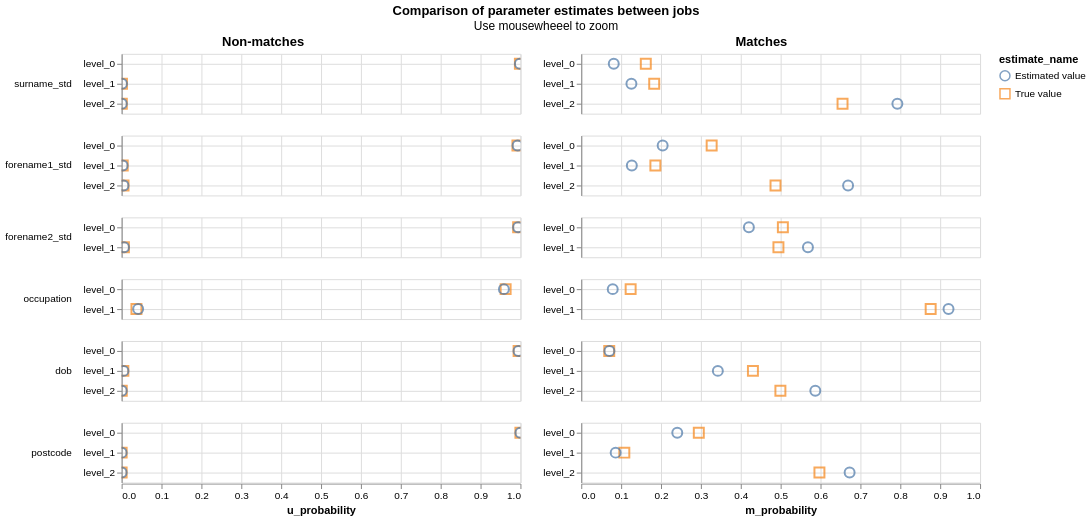

Here is the Vega-Lite specification saved for this chart:
### Vega-Lite specification from a JSON file in a GitHub repository (floating-point values rounded to 4 significant figures)
{"config": {"view": {"continuousWidth": 400, "continuousHeight": 300}, "title": {"anchor": "middle"}}, "hconcat": [{"mark": {"type": "point", "filled": false, "opacity": 0.7, "size": 100}, "encoding": {"color": {"type": "nominal", "field": "estimate_name"}, "row": {"type": "nominal", "field": "column_name", "header": {"labelAlign": "left", "labelAnchor": "middle", "labelAngle": 0}, "sort": {"field": "gamma_index"}, "title": null}, "shape": {"type": "nominal", "field": "estimate_name", "scale": {"range": ["circle", "square", "triangle", "diamond"]}}, "tooltip": [{"type": "nominal", "field": "column_name"}, {"type": "nominal", "field": "estimate_name"}, {"type": "quantitative", "field": "m_probability"}, {"type": "quantitative", "field": "u_probability"}], "x": {"type": "quantitative", "field": "u_probability", "scale": {"domain": [0, 1]}}, "y": {"type": "nominal", "axis": {"grid": true, "title": null}, "field": "level_name"}}, "resolve": {"scale": {"y": "independent"}}, "selection": {"selector076": {"type": "interval", "bind": "scales", "encodings": ["x", "y"]}}, "title": "Non-matches", "transform": [{"filter": "(datum.gamma_index !== 1000000)"}]}, {"mark": {"type": "point", "filled": false, "opacity": 0.7, "size": 100}, "encoding": {"color": {"type": "nominal", "field": "estimate_name"}, "row": {"type": "nominal", "field": "column_name", "header": {"labels": false}, "sort": {"field": "gamma_index"}, "title": null}, "shape": {"type": "nominal", "field": "estimate_name", "scale": {"range": ["circle", "square", "triangle", "diamond", "cross"]}}, "tooltip": [{"type": "nominal", "field": "column_name"}, {"type": "nominal", "field": "estimate_name"}, {"type": "quantitative", "field": "m_probability"}, {"type": "quantitative", "field": "u_probability"}], "x": {"type": "quantitative", "field": "m_probability", "scale": {"domain": [0, 1]}}, "y": {"type": "nominal", "axis": {"grid": true, "title": null}, "field": "level_name"}}, "resolve": {"scale": {"y": "independent"}}, "selection": {"selector076": {"type": "interval", "bind": "scales", "encodings": ["x", "y"]}}, "title": "Matches", "transform": [{"filter": "(datum.gamma_index !== 1000001)"}]}], "data": {"name": "data-ba1a6a87f933966b61db6e8365350111"}, "title": {"text": "Comparison of parameter estimates between jobs", "subtitle": "Use mousewheeel to zoom"}, "$schema": "https://vega.github.io/schema/vega-lite/v4.8.1.json", "datasets": {"data-ba1a6a87f933966b61db6e8365350111": [{"m_probability": 0.1619, "u_probability": 0.9987, "bayes_factor": 0.1621, "log2_bayes_factor": -2.625, "gamma_column_name": "gamma_surname_std", "level_name": "level_0", "gamma_index": 0, "column_name": "surname_std", "max_gamma_index": 2, "num_levels": 3, "level_proportion": null, "estimate_name": "True value"}, {"m_probability": 0.1829, "u_probability": 0.0008623, "bayes_factor": 212.2, "log2_bayes_factor": 7.729, "gamma_column_name": "gamma_surname_std", "level_name": "level_1", "gamma_index": 1, "column_name": "surname_std", "max_gamma_index": 2, "num_levels": 3, "level_proportion": null, "estimate_name": "True value"}, {"m_probability": 0.6552, "u_probability": 0.0004769, "bayes_factor": 1374.0, "log2_bayes_factor": 10.42, "gamma_column_name": "gamma_surname_std", "level_name": "level_2", "gamma_index": 2, "column_name": "surname_std", "max_gamma_index": 2, "num_levels": 3, "level_proportion": null, "estimate_name": "True value"}, {"m_probability": 0.08152, "u_probability": 0.9986, "bayes_factor": 0.08163, "log2_bayes_factor": -3.615, "gamma_column_name": "gamma_surname_std", "level_name": "level_0", "gamma_index": 0, "column_name": "surname_std", "max_gamma_index": 2, "num_levels": 3, "level_proportion": null, "estimate_name": "Estimated value"}, {"m_probability": 0.1258, "u_probability": 0.0008935, "bayes_factor": 140.8, "log2_bayes_factor": 7.137, "gamma_column_name": "gamma_surname_std", "level_name": "level_1", "gamma_index": 1, "column_name": "surname_std", "max_gamma_index": 2, "num_levels": 3, "level_proportion": null, "estimate_name": "Estimated value"}, {"m_probability": 0.7927, "u_probability": 0.0004711, "bayes_factor": 1683.0, "log2_bayes_factor": 10.72, "gamma_column_name": "gamma_surname_std", "level_name": "level_2", "gamma_index": 2, "column_name": "surname_std", "max_gamma_index": 2, "num_levels": 3, "level_proportion": null, "estimate_name": "Estimated value"}, {"m_probability": 0.327, "u_probability": 0.9925, "bayes_factor": 0.3295, "log2_bayes_factor": -1.602, "gamma_column_name": "gamma_forename1_std", "level_name": "level_0", "gamma_index": 0, "column_name": "forename1_std", "max_gamma_index": 2, "num_levels": 3, "level_proportion": null, "estimate_name": "True value"}, {"m_probability": 0.1859, "u_probability": 0.002784, "bayes_factor": 66.77, "log2_bayes_factor": 6.061, "gamma_column_name": "gamma_forename1_std", "level_name": "level_1", "gamma_index": 1, "column_name": "forename1_std", "max_gamma_index": 2, "num_levels": 3, "level_proportion": null, "estimate_name": "True value"}, {"m_probability": 0.4871, "u_probability": 0.004721, "bayes_factor": 103.2, "log2_bayes_factor": 6.689, "gamma_column_name": "gamma_forename1_std", "level_name": "level_2", "gamma_index": 2, "column_name": "forename1_std", "max_gamma_index": 2, "num_levels": 3, "level_proportion": null, "estimate_name": "True value"}, {"m_probability": 0.2041, "u_probability": 0.9928, "bayes_factor": 0.2056, "log2_bayes_factor": -2.282, "gamma_column_name": "gamma_forename1_std", "level_name": "level_0", "gamma_index": 0, "column_name": "forename1_std", "max_gamma_index": 2, "num_levels": 3, "level_proportion": null, "estimate_name": "Estimated value"}, {"m_probability": 0.1268, "u_probability": 0.002516, "bayes_factor": 50.41, "log2_bayes_factor": 5.656, "gamma_column_name": "gamma_forename1_std", "level_name": "level_1", "gamma_index": 1, "column_name": "forename1_std", "max_gamma_index": 2, "num_levels": 3, "level_proportion": null, "estimate_name": "Estimated value"}, {"m_probability": 0.6691, "u_probability": 0.004667, "bayes_factor": 143.4, "log2_bayes_factor": 7.163, "gamma_column_name": "gamma_forename1_std", "level_name": "level_2", "gamma_index": 2, "column_name": "forename1_std", "max_gamma_index": 2, "num_levels": 3, "level_proportion": null, "estimate_name": "Estimated value"}, {"m_probability": 0.5056, "u_probability": 0.9943, "bayes_factor": 0.5085, "log2_bayes_factor": -0.9757, "gamma_column_name": "gamma_forename2_std", "level_name": "level_0", "gamma_index": 0, "column_name": "forename2_std", "max_gamma_index": 1, "num_levels": 2, "level_proportion": null, "estimate_name": "True value"}, {"m_probability": 0.4944, "u_probability": 0.00574, "bayes_factor": 86.14, "log2_bayes_factor": 6.429, "gamma_column_name": "gamma_forename2_std", "level_name": "level_1", "gamma_index": 1, "column_name": "forename2_std", "max_gamma_index": 1, "num_levels": 2, "level_proportion": null, "estimate_name": "True value"}, {"m_probability": 0.4203, "u_probability": 0.994, "bayes_factor": 0.4229, "log2_bayes_factor": -1.242, "gamma_column_name": "gamma_forename2_std", "level_name": "level_0", "gamma_index": 0, "column_name": "forename2_std", "max_gamma_index": 1, "num_levels": 2, "level_proportion": null, "estimate_name": "Estimated value"}, {"m_probability": 0.5684, "u_probability": 0.005969, "bayes_factor": 95.23, "log2_bayes_factor": 6.573, "gamma_column_name": "gamma_forename2_std", "level_name": "level_1", "gamma_index": 1, "column_name": "forename2_std", "max_gamma_index": 1, "num_levels": 2, "level_proportion": null, "estimate_name": "Estimated value"}, {"m_probability": 0.1238, "u_probability": 0.9629, "bayes_factor": 0.1286, "log2_bayes_factor": -2.959, "gamma_column_name": "gamma_occupation", "level_name": "level_0", "gamma_index": 0, "column_name": "occupation", "max_gamma_index": 1, "num_levels": 2, "level_proportion": null, "estimate_name": "True value"}, {"m_probability": 0.8762, "u_probability": 0.03714, "bayes_factor": 23.59, "log2_bayes_factor": 4.56, "gamma_column_name": "gamma_occupation", "level_name": "level_1", "gamma_index": 1, "column_name": "occupation", "max_gamma_index": 1, "num_levels": 2, "level_proportion": null, "estimate_name": "True value"}, {"m_probability": 0.07892, "u_probability": 0.9585, "bayes_factor": 0.08233, "log2_bayes_factor": -3.602, "gamma_column_name": "gamma_occupation", "level_name": "level_0", "gamma_index": 0, "column_name": "occupation", "max_gamma_index": 1, "num_levels": 2, "level_proportion": null, "estimate_name": "Estimated value"}, {"m_probability": 0.9209, "u_probability": 0.04146, "bayes_factor": 22.21, "log2_bayes_factor": 4.473, "gamma_column_name": "gamma_occupation", "level_name": "level_1", "gamma_index": 1, "column_name": "occupation", "max_gamma_index": 1, "num_levels": 2, "level_proportion": null, "estimate_name": "Estimated value"}, {"m_probability": 0.07015, "u_probability": 0.9954, "bayes_factor": 0.07048, "log2_bayes_factor": -3.827, "gamma_column_name": "gamma_dob", "level_name": "level_0", "gamma_index": 0, "column_name": "dob", "max_gamma_index": 2, "num_levels": 3, "level_proportion": null, "estimate_name": "True value"}, {"m_probability": 0.4305, "u_probability": 0.0043, "bayes_factor": 100.1, "log2_bayes_factor": 6.646, "gamma_column_name": "gamma_dob", "level_name": "level_1", "gamma_index": 1, "column_name": "dob", "max_gamma_index": 2, "num_levels": 3, "level_proportion": null, "estimate_name": "True value"}, {"m_probability": 0.4994, "u_probability": 0.0003154, "bayes_factor": 1583.0, "log2_bayes_factor": 10.63, "gamma_column_name": "gamma_dob", "level_name": "level_2", "gamma_index": 2, "column_name": "dob", "max_gamma_index": 2, "num_levels": 3, "level_proportion": null, "estimate_name": "True value"}, {"m_probability": 0.07059, "u_probability": 0.9951, "bayes_factor": 0.07094, "log2_bayes_factor": -3.817, "gamma_column_name": "gamma_dob", "level_name": "level_0", "gamma_index": 0, "column_name": "dob", "max_gamma_index": 2, "num_levels": 3, "level_proportion": null, "estimate_name": "Estimated value"}, {"m_probability": 0.3425, "u_probability": 0.004581, "bayes_factor": 74.76, "log2_bayes_factor": 6.224, "gamma_column_name": "gamma_dob", "level_name": "level_1", "gamma_index": 1, "column_name": "dob", "max_gamma_index": 2, "num_levels": 3, "level_proportion": null, "estimate_name": "Estimated value"}, {"m_probability": 0.5869, "u_probability": 0.0003124, "bayes_factor": 1878.0, "log2_bayes_factor": 10.88, "gamma_column_name": "gamma_dob", "level_name": "level_2", "gamma_index": 2, "column_name": "dob", "max_gamma_index": 2, "num_levels": 3, "level_proportion": null, "estimate_name": "Estimated value"}, {"m_probability": 0.2948, "u_probability": 0.9999, "bayes_factor": 0.2948, "log2_bayes_factor": -1.762, "gamma_column_name": "gamma_postcode", "level_name": "level_0", "gamma_index": 0, "column_name": "postcode", "max_gamma_index": 2, "num_levels": 3, "level_proportion": null, "estimate_name": "True value"}, {"m_probability": 0.108, "u_probability": 5.298e-05, "bayes_factor": 2038.0, "log2_bayes_factor": 10.99, "gamma_column_name": "gamma_postcode", "level_name": "level_1", "gamma_index": 1, "column_name": "postcode", "max_gamma_index": 2, "num_levels": 3, "level_proportion": null, "estimate_name": "True value"}, {"m_probability": 0.5972, "u_probability": 1.647e-05, "bayes_factor": 36270.0, "log2_bayes_factor": 15.15, "gamma_column_name": "gamma_postcode", "level_name": "level_2", "gamma_index": 2, "column_name": "postcode", "max_gamma_index": 2, "num_levels": 3, "level_proportion": null, "estimate_name": "True value"}, {"m_probability": 0.2408, "u_probability": 0.9999, "bayes_factor": 0.2408, "log2_bayes_factor": -2.054, "gamma_column_name": "gamma_postcode", "level_name": "level_0", "gamma_index": 0, "column_name": "postcode", "max_gamma_index": 2, "num_levels": 3, "level_proportion": null, "estimate_name": "Estimated value"}, {"m_probability": 0.08629, "u_probability": 6.218e-05, "bayes_factor": 1388.0, "log2_bayes_factor": 10.44, "gamma_column_name": "gamma_postcode", "level_name": "level_1", "gamma_index": 1, "column_name": "postcode", "max_gamma_index": 2, "num_levels": 3, "level_proportion": null, "estimate_name": "Estimated value"}, {"m_probability": 0.6729, "u_probability": 1.591e-05, "bayes_factor": 42290.0, "log2_bayes_factor": 15.37, "gamma_column_name": "gamma_postcode", "level_name": "level_2", "gamma_index": 2, "column_name": "postcode", "max_gamma_index": 2, "num_levels": 3, "level_proportion": null, "estimate_name": "Estimated value"}]}}
